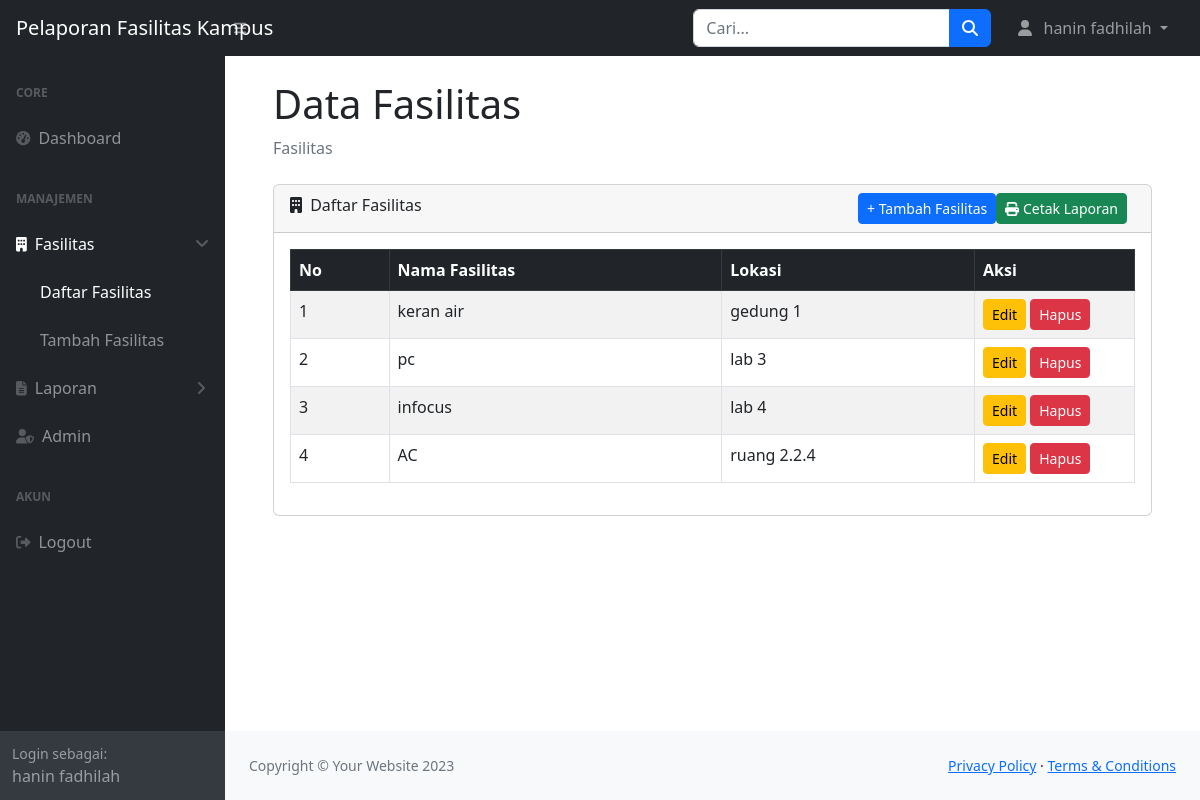
Screenshot of /index.php?hal=daftar_fasilitas (signed in) with the database file from the repository.
### tables this page shows
CREATE TABLE `facilities` (
  `id` int NOT NULL,
  `nama_fasilitas` varchar(100) NOT NULL,
  `lokasi` varchar(100) NOT NULL
);

### pages/daftar_fasilitas.php (the view, shortened to what this page needs)
<?php
$query = mysqli_query($koneksi, "SELECT * FROM facilities ORDER BY id DESC");
?>
<div class="container-fluid px-4">
    <h1 class="mt-4">Data Fasilitas</h1>
    <ol class="breadcrumb mb-4">
        <li class="breadcrumb-item active">Fasilitas</li>
    </ol>
    <div class="card mb-4">
        <div class="card-header">
                <a href="pages/cetak_fasilitas.php" target="_blank" class="btn btn-success btn-sm float-end me-2">
    <i class="fas fa-print"></i> Cetak Laporan
</a>
            <i class="fas fa-building me-1"></i>
            Daftar Fasilitas
            <a href="index.php?hal=tambah_fasilitas" class="btn btn-primary btn-sm float-end">
                + Tambah Fasilitas
            </a>
        </div>
        <div class="card-body">
            <table class="table table-bordered table-striped" id="datatablesSimple">
                <thead class="table-dark">
                    <tr>
                        <th>No</th>
                        <th>Nama Fasilitas</th>
                        <th>Lokasi</th>
                        <th>Aksi</th>
                    </tr>
                </thead>
                <tbody>
                <?php
                $no = 1;
                while ($row = mysqli_fetch_assoc($query)) {
                ?>
                    <tr>
                        <td><?= $no++ ?></td>
                        <td><?= htmlspecialchars($row['nama_fasilitas']) ?></td>
                        <td><?= htmlspecialchars($row['lokasi']) ?></td>
                        <td width="160">
                            <a href="index.php?hal=edit_fasilitas&id=<?= $row['id'] ?>"
                               class="btn btn-warning btn-sm">
                                Edit
                            </a>
                            <a href="index.php?hal=hapus_fasilitas&id=<?= $row['id'] ?>"
                               class="btn btn-danger btn-sm"
                               onclick="return confirm('Yakin ingin menghapus data ini?')">
                                Hapus
                            </a>
                        </td>
                    </tr>
                <?php } ?>
                </tbody>
            </table>
        </div>
    </div>
</div>

### rows the page displays
facilities: nama_fasilitas "keran air", lokasi "gedung 1"
facilities: nama_fasilitas "pc", lokasi "lab 3"
facilities: nama_fasilitas "infocus", lokasi "lab 4"
facilities: nama_fasilitas "AC", lokasi "ruang 2.2.4"

### other values shown
$_SESSION['nama_admin'] "hanin fadhilah"
